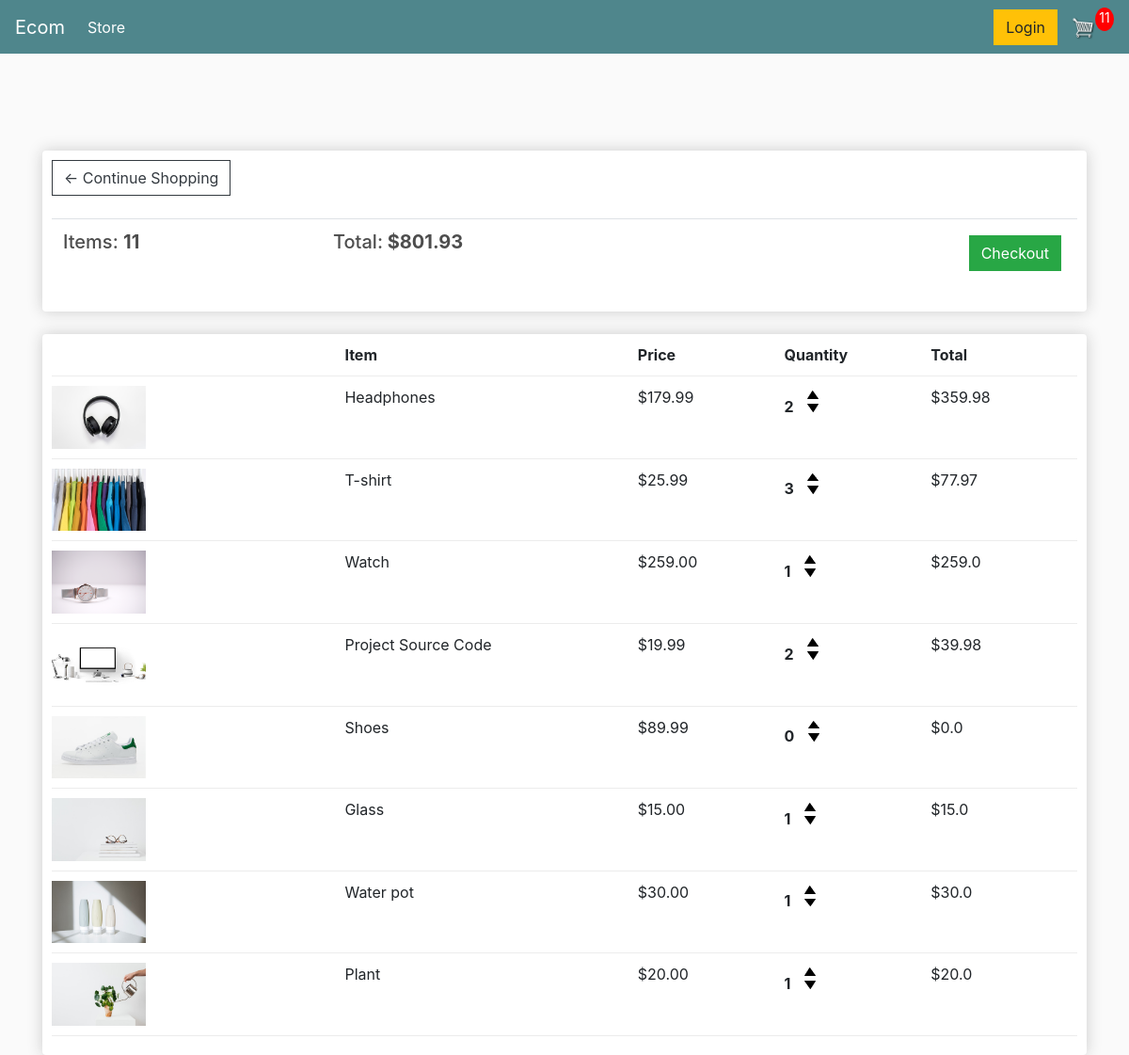
The page /cart/ (signed in) on the database as committed earlier.
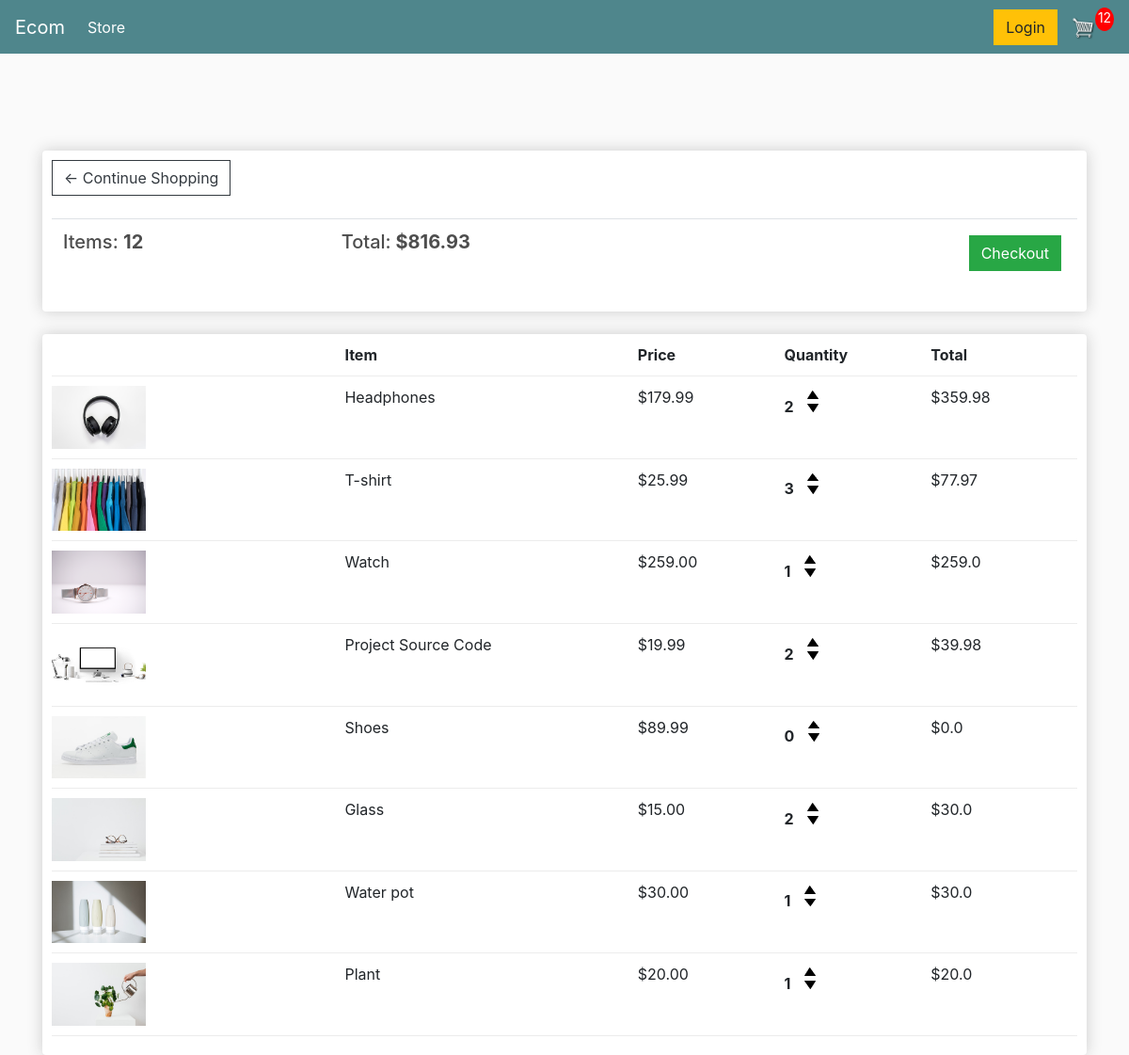
The same page on the database as committed later.
### store/models.py (models this page shows, shortened)
class Order(models.Model):
    customer = models.ForeignKey(Customer, on_delete=models.SET_NULL, blank=True, null=True)
    date_added = models.DateTimeField(auto_now_add=True)
    complete = models.BooleanField(default=False, null=True, blank=False)
    transaction_id = models.CharField(max_length=300, null=True)
    @property
    def get_cart_total(self):
        orderitems = self.orderitem_set.all()
        total = sum([item.get_total for item in orderitems])
        return total
    @property
    def get_cart_items(self):
        orderitems = self.orderitem_set.all()
        total = sum([item.quantity for item in orderitems])
        return total

class OrderItem(models.Model):
    product = models.ForeignKey(Product, on_delete=models.SET_NULL, null=True)
    order = models.ForeignKey(Order, on_delete=models.SET_NULL, null=True)
    quantity = models.IntegerField(default=0, null=True, blank=True)
    date_added = models.DateTimeField(auto_now_add=True)
    @property
    def get_total(self):
        total = self.product.price * self.quantity
        return total

class Product(models.Model):
    name = models.CharField(max_length=300, null=True)
    price = models.FloatField()
    digital = models.BooleanField(default=False, null=True, blank=False)
    image = models.ImageField(null=True, blank=True)
    @property
    def imageUrl(self):
        try:
            url = self.image.url
        except:
            url = ''
        return url

### store/views.py (the view)
# urls.py: path('cart/', views.cart, name='cart'),
def cart(request):
    if request.user.is_authenticated:
        customer = request.user.customer
        order, create = Order.objects.get_or_create(customer=customer, complete=False)
        items = order.orderitem_set.all()
        cartItems = order.get_cart_items
    else:
        items = []
        order = {'get_cart_total': 0, 'get_cart_items': 0 }
        cartItems = order.get_cart_items
    context = {'items': items, 'order': order, 'cartItems': cartItems}
    return render(request, 'store/cart.html', context)

### store/templates/store/cart.html (shortened to what this page needs)
{% extends 'store/main.html' %}
{% load static %}
{% block content %}
    <div class="row">
        <div class="col-lg-12">
            <div class="box-element">
                <a class="btn btn-outline-dark" href="{% url 'store' %}">&#x2190; Continue Shopping</a>
                <br>
                <br>
                <table class="table">
                    <tr>
                        <th><h5>Items: <strong>{{ order.get_cart_items }}</strong></h5></th>
                        <th><h5>Total:<strong> ${{ order.get_cart_total | floatformat:2 }}</strong></h5></th>
                        <th>
                            <a style="float:right; margin:5px;" class="btn btn-success" href="{% url 'checkout' %}">Checkout</a>
                        </th>
                    </tr>
                </table>
            </div>
            <br>
            <div class="box-element">
                <div class="cart-row">
                    <div style="flex:2"></div>
                    <div style="flex:2"><strong>Item</strong></div>
                    <div style="flex:1"><strong>Price</strong></div>
                    <div style="flex:1"><strong>Quantity</strong></div>
                    <div style="flex:1"><strong>Total</strong></div>
                </div>
                {% for item in items %}
                    <div class="cart-row">
                        <div style="flex:2"><img class="row-image" src="{{ item.product.imageUrl }}"></div>
                        <div style="flex:2"><p>{{ item.product.name }}</p></div>
                        <div style="flex:1"><p>${{ item.product.price | floatformat:2 }}</p></div>
                        <div style="flex:1">
                            <p class="quantity">{{ item.quantity }}</p>
                            <div class="quantity">
                                <img data-product={{ item.product.id }} data-action="add" class="chg-quantity update-cart" src="{% static  'img/arrow-up.png' %}">
                                <img data-product={{ item.product.id }} data-action="remove" class="chg-quantity update-cart" src="{% static  'img/arrow-down.png' %}">
                            </div>
                        </div>
                        <div style="flex:1"><p>${{ item.get_total }}</p></div>
                    </div>
                {% endfor %}
            </div>
        </div>
    </div>
{% endblock content %}

Rows that differ between the two databases and show on the page:
changed through a linked row, Order: get_cart_items "11" → "12"; get_cart_total "801.93" → "816.93"
changed OrderItem "Glass": quantity "1" → "2"; get_total "15.0" → "30.0"
Other text that changed with them:
{{ cartItems }}: "11" → "12"
